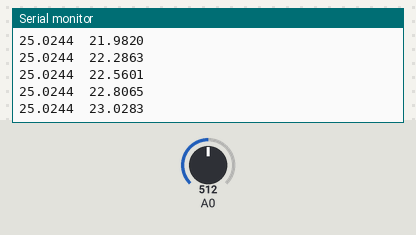
Bench run of a sketch on a simulated Arduino Uno, built with avr-gcc and run on an emulated ATmega328P. Parts: the last lines printed to the serial monitor. Inputs (shaded band) come from the test bench; at power-on: A0 = 512.

Above: at 1.2 s.
1.3 s: A0 set to 716
At 1.3 s:
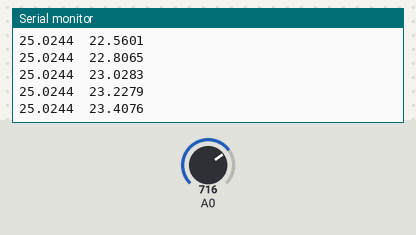
2.8 s: A0 set to 900
At 2.84 s:
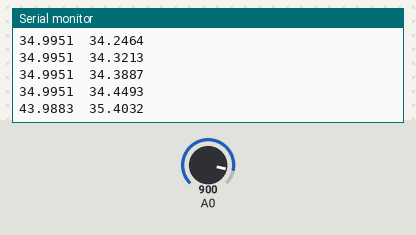
Timing chart, 0 to 5.8 s (numbered marks = the images above; inputs shaded):
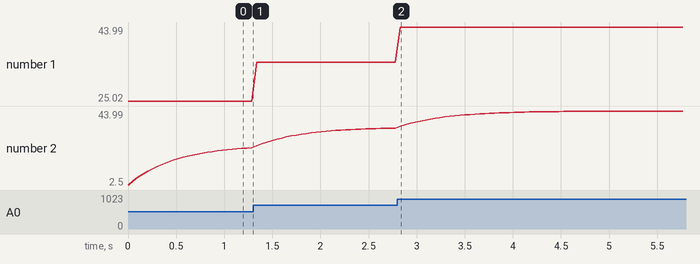

Measured:
- plotted number 1: 25.02 → 35 after the input at 1.3 s
- plotted number 2: 23.41 → 34.45 after the input at 1.3 s

The sketch:

Exponential_Filter.ino
```cpp
//Exponential Filter

//S_t = a * X_t + (1 - a) * S_t1
//where, S_t = output, a = smoothing factor, X_t = measured data, S_t1 = previous output
//Values of α closer to zero have a greater smoothing effect and
//are less responsive to recent changes and vice-versa

#include<SoftwareSerial.h>

double S_t = 0, X_t = 0, S_t1 = 0;
const double a = 0.1;

void setup() {
  Serial.begin(19200);
}

void loop() {
  int sen_val = analogRead(0);
  X_t = sen_val * 5.0/1023.0;
  S_t = a * X_t + (1 - a) * S_t1;
  Serial.print(X_t * 10, 4); Serial.print("\t");
  Serial.println(S_t * 10, 4);
  delay(50);
  S_t1 = S_t; //update
}
```
